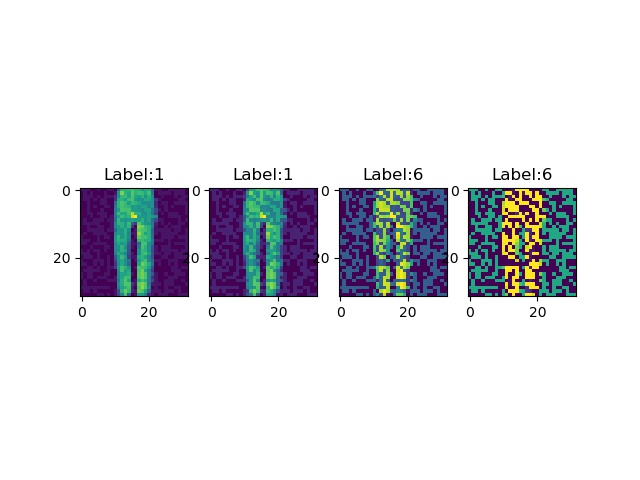

Here is the Python script that generated this plot:
import chainer
import chainer.functions as F
import chainer.links as L
from chainer import serializers
from chainer.datasets import LabeledImageDataset
import chainer.iterators
from chainer.dataset import concat_examples
from chainer.cuda import to_cpu
import numpy as np
from PIL import Image
import matplotlib.pyplot as plt
from load_model import forward,load_model
from Attack_Function.fgsm import fgsm
models=load_model()
chainer.config.train=False #turn model to eval mode 

train,test=chainer.datasets.get_fashion_mnist(ndim=3)
train_iter=chainer.iterators.SerialIterator(test,1)





i=1
eps_list=[0.05,0.1,0.3,0.6]
for eps in eps_list:
    train_iter.current_position=0
    train_iter.epoch=0 
    train_iter.is_new_epoch = False
    train_iter._pushed_position = None #reset test_iter
    test_batch = train_iter.next()
    image_test, target_test = concat_examples(test_batch)
    image_test=F.resize_images(image_test,(32,32)).data
    adv=fgsm(models,forward,image_test,eps=eps)
    plt.subplot(1,4,i)
    plt.imshow(to_cpu(adv.squeeze()))
    plt.title("Label:{}".format(to_cpu(F.argmax(forward(adv,models)).data)))
    i=i+1
plt.savefig("demo.jpg")


